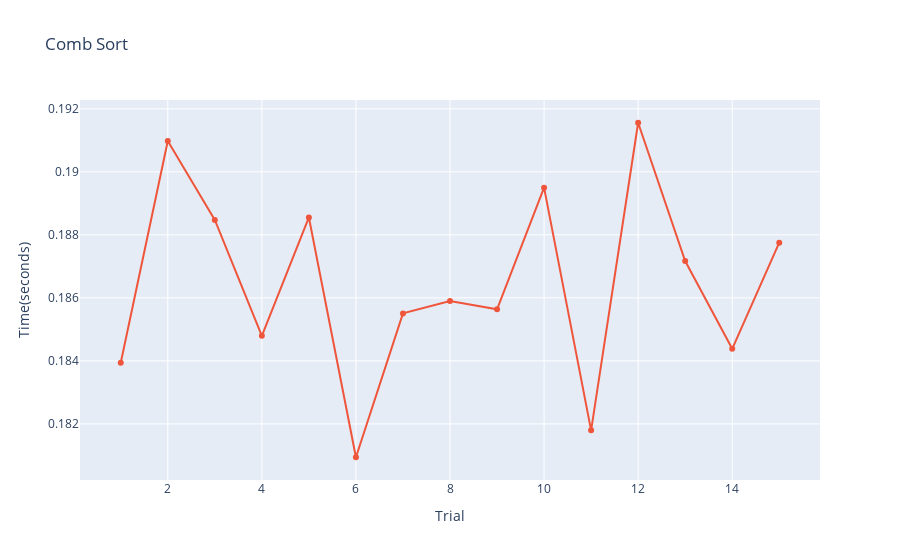

This figure's notebook cell:
### Markdown cell above
# **Comb Sort**

### Code cell
import plotly.graph_objects as go
import pandas as pd

df_usgsn03 = pd.read_csv(fork_path + 'CombFork.csv',sep=',')
df_usgsn04 = pd.read_csv(thread_path + 'CombThread.csv',sep=',')


df_usgsn03_sorted = df_usgsn03.sort_values(by='trial')
df_usgsn04_sorted = df_usgsn04.sort_values(by='trial')


fig = go.Figure()
fig.add_trace(
    go.Scatter(
        x=df_usgsn03_sorted['trial'],
        y=df_usgsn03_sorted['time'],
        name = 'Fork'     
    ))

fig.add_trace(
    go.Scatter(
        x=df_usgsn04_sorted['trial'],
        y=df_usgsn04_sorted['time'],
        name = 'Thread'
    ))

fig.update_layout(title = 'Comb Sort', xaxis_title='Trial',yaxis_title='Time(seconds)')

fig.show()

### Figure 1 — Plotly figure (JSON) as saved in the notebook; plotly's stock layout.template omitted (floating-point values rounded to 4 significant figures)
{"data": [{"name": "Fork", "type": "scatter", "x": [], "y": []}, {"name": "Thread", "type": "scatter", "x": [1, 2, 3, 4, 5, 6, 7, 8, 9, 10, 11, 12, 13, 14, 15], "y": [0.1839, 0.191, 0.1885, 0.1848, 0.1886, 0.1809, 0.1855, 0.1859, 0.1856, 0.1895, 0.1818, 0.1916, 0.1872, 0.1844, 0.1878]}], "layout": {"title": {"text": "Comb Sort"}, "xaxis": {"title": {"text": "Trial"}}, "yaxis": {"title": {"text": "Time(seconds)"}}}}
